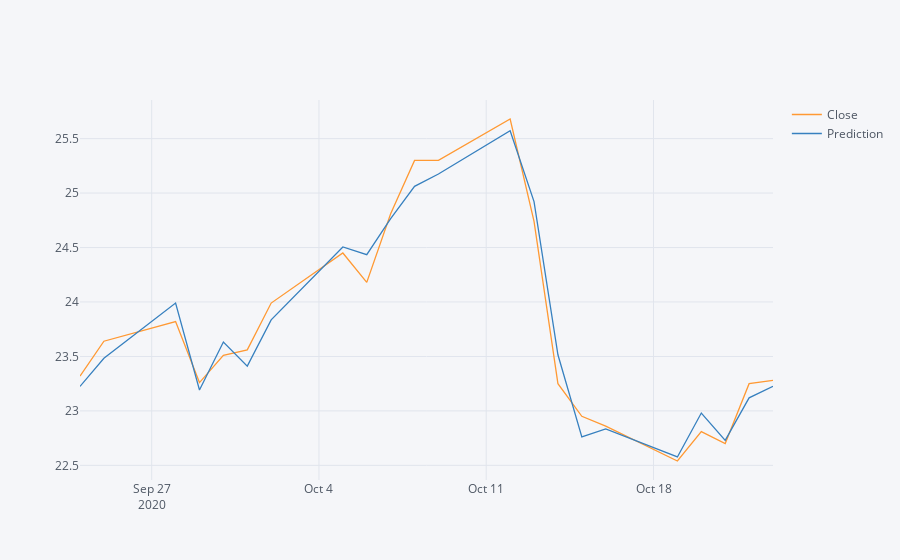
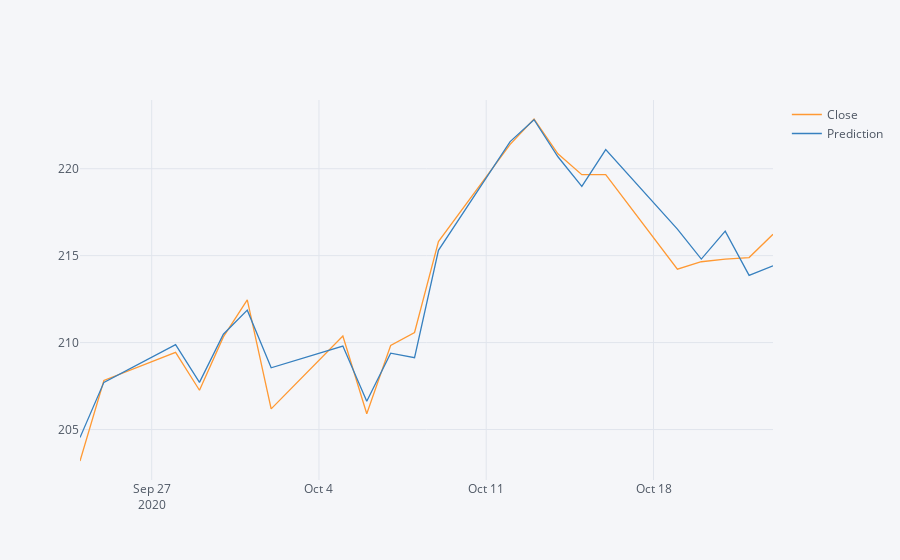
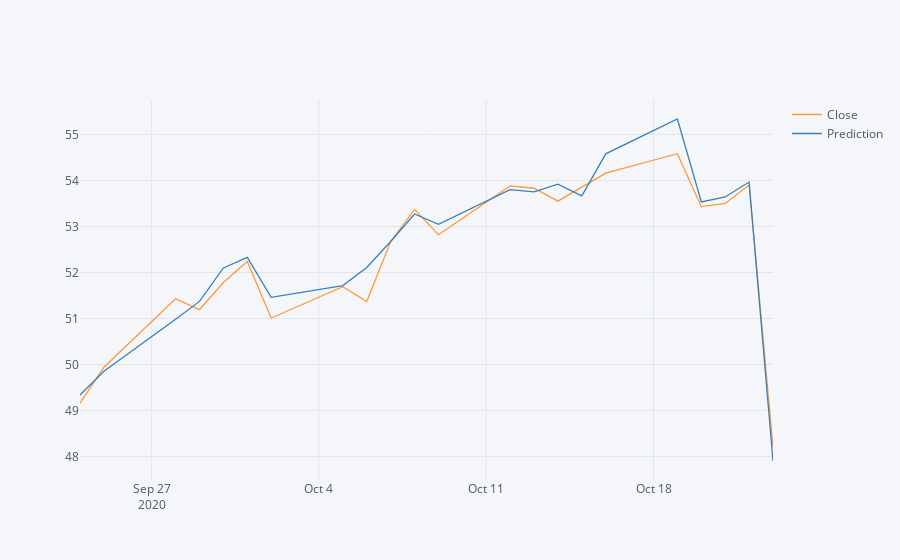
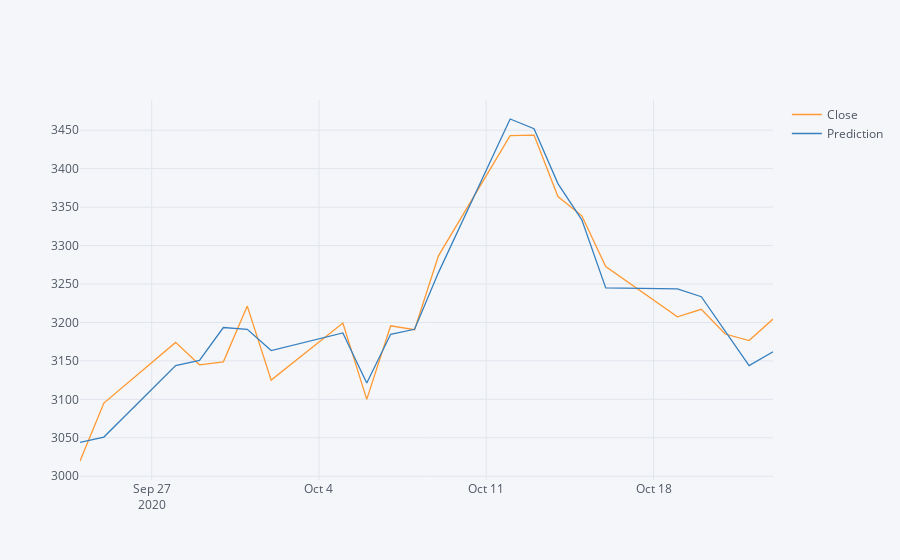

The code cell stored with these charts, in order, in its notebook:
### Markdown cell above
<h3>Plotting Actual vs Prediction</h3>

### Code cell
plot_values = ["Close", "Prediction"]

for key, history in selected_5d_history.items():
    print("For {}:".format(key))
    plotResults(history, plot_values)

### Figure 1 — Plotly figure (JSON) as saved in the notebook; plotly's stock layout.template omitted (floating-point values rounded to 4 significant figures)
{"data": [{"line": {"color": "rgba(255, 153, 51, 1.0)", "dash": "solid", "shape": "linear", "width": 1.3}, "mode": "lines", "name": "Close", "text": "", "type": "scatter", "x": ["2020-09-24", "2020-09-25", "2020-09-28", "2020-09-29", "2020-09-30", "2020-10-01", "2020-10-02", "2020-10-05", "2020-10-06", "2020-10-07", "2020-10-08", "2020-10-09", "2020-10-12", "2020-10-13", "2020-10-14", "2020-10-15", "2020-10-16", "2020-10-19", "2020-10-20", "2020-10-21", "2020-10-22", "2020-10-23"], "y": [23.32, 23.64, 23.82, 23.26, 23.51, 23.56, 23.99, 24.45, 24.18, 24.81, 25.3, 25.3, 25.68, 24.74, 23.25, 22.95, 22.86, 22.54, 22.81, 22.7, 23.25, 23.28]}, {"line": {"color": "rgba(55, 128, 191, 1.0)", "dash": "solid", "shape": "linear", "width": 1.3}, "mode": "lines", "name": "Prediction", "text": "", "type": "scatter", "x": ["2020-09-24", "2020-09-25", "2020-09-28", "2020-09-29", "2020-09-30", "2020-10-01", "2020-10-02", "2020-10-05", "2020-10-06", "2020-10-07", "2020-10-08", "2020-10-09", "2020-10-12", "2020-10-13", "2020-10-14", "2020-10-15", "2020-10-16", "2020-10-19", "2020-10-20", "2020-10-21", "2020-10-22", "2020-10-23"], "y": [23.23, 23.48, 23.99, 23.19, 23.63, 23.41, 23.84, 24.51, 24.43, 24.77, 25.06, 25.17, 25.57, 24.92, 23.52, 22.76, 22.83, 22.58, 22.98, 22.73, 23.12, 23.23]}], "layout": {"legend": {"bgcolor": "#F5F6F9", "font": {"color": "#4D5663"}}, "paper_bgcolor": "#F5F6F9", "plot_bgcolor": "#F5F6F9", "title": {"font": {"color": "#4D5663"}}, "xaxis": {"gridcolor": "#E1E5ED", "showgrid": true, "tickfont": {"color": "#4D5663"}, "title": {"font": {"color": "#4D5663"}, "text": ""}, "zerolinecolor": "#E1E5ED"}, "yaxis": {"gridcolor": "#E1E5ED", "showgrid": true, "tickfont": {"color": "#4D5663"}, "title": {"font": {"color": "#4D5663"}, "text": ""}, "zerolinecolor": "#E1E5ED"}}}

### Figure 2 — Plotly figure (JSON) as saved in the notebook; plotly's stock layout.template omitted (floating-point values rounded to 4 significant figures)
{"data": [{"line": {"color": "rgba(255, 153, 51, 1.0)", "dash": "solid", "shape": "linear", "width": 1.3}, "mode": "lines", "name": "Close", "text": "", "type": "scatter", "x": ["2020-09-24", "2020-09-25", "2020-09-28", "2020-09-29", "2020-09-30", "2020-10-01", "2020-10-02", "2020-10-05", "2020-10-06", "2020-10-07", "2020-10-08", "2020-10-09", "2020-10-12", "2020-10-13", "2020-10-14", "2020-10-15", "2020-10-16", "2020-10-19", "2020-10-20", "2020-10-21", "2020-10-22", "2020-10-23"], "y": [203.2, 207.8, 209.4, 207.3, 210.3, 212.5, 206.2, 210.4, 205.9, 209.8, 210.6, 215.8, 221.4, 222.9, 220.9, 219.7, 219.7, 214.2, 214.6, 214.8, 214.9, 216.2]}, {"line": {"color": "rgba(55, 128, 191, 1.0)", "dash": "solid", "shape": "linear", "width": 1.3}, "mode": "lines", "name": "Prediction", "text": "", "type": "scatter", "x": ["2020-09-24", "2020-09-25", "2020-09-28", "2020-09-29", "2020-09-30", "2020-10-01", "2020-10-02", "2020-10-05", "2020-10-06", "2020-10-07", "2020-10-08", "2020-10-09", "2020-10-12", "2020-10-13", "2020-10-14", "2020-10-15", "2020-10-16", "2020-10-19", "2020-10-20", "2020-10-21", "2020-10-22", "2020-10-23"], "y": [204.5, 207.7, 209.9, 207.7, 210.5, 211.9, 208.6, 209.8, 206.6, 209.4, 209.1, 215.3, 221.6, 222.8, 220.7, 219.0, 221.1, 216.5, 214.8, 216.4, 213.9, 214.4]}], "layout": {"legend": {"bgcolor": "#F5F6F9", "font": {"color": "#4D5663"}}, "paper_bgcolor": "#F5F6F9", "plot_bgcolor": "#F5F6F9", "title": {"font": {"color": "#4D5663"}}, "xaxis": {"gridcolor": "#E1E5ED", "showgrid": true, "tickfont": {"color": "#4D5663"}, "title": {"font": {"color": "#4D5663"}, "text": ""}, "zerolinecolor": "#E1E5ED"}, "yaxis": {"gridcolor": "#E1E5ED", "showgrid": true, "tickfont": {"color": "#4D5663"}, "title": {"font": {"color": "#4D5663"}, "text": ""}, "zerolinecolor": "#E1E5ED"}}}

### Figure 3 — Plotly figure (JSON) as saved in the notebook; plotly's stock layout.template omitted (floating-point values rounded to 4 significant figures)
{"data": [{"line": {"color": "rgba(255, 153, 51, 1.0)", "dash": "solid", "shape": "linear", "width": 1.3}, "mode": "lines", "name": "Close", "text": "", "type": "scatter", "x": ["2020-09-24", "2020-09-25", "2020-09-28", "2020-09-29", "2020-09-30", "2020-10-01", "2020-10-02", "2020-10-05", "2020-10-06", "2020-10-07", "2020-10-08", "2020-10-09", "2020-10-12", "2020-10-13", "2020-10-14", "2020-10-15", "2020-10-16", "2020-10-19", "2020-10-20", "2020-10-21", "2020-10-22", "2020-10-23"], "y": [49.16, 49.94, 51.43, 51.19, 51.78, 52.24, 51.01, 51.69, 51.37, 52.67, 53.37, 52.82, 53.88, 53.83, 53.55, 53.85, 54.16, 54.58, 53.43, 53.5, 53.9, 48.2]}, {"line": {"color": "rgba(55, 128, 191, 1.0)", "dash": "solid", "shape": "linear", "width": 1.3}, "mode": "lines", "name": "Prediction", "text": "", "type": "scatter", "x": ["2020-09-24", "2020-09-25", "2020-09-28", "2020-09-29", "2020-09-30", "2020-10-01", "2020-10-02", "2020-10-05", "2020-10-06", "2020-10-07", "2020-10-08", "2020-10-09", "2020-10-12", "2020-10-13", "2020-10-14", "2020-10-15", "2020-10-16", "2020-10-19", "2020-10-20", "2020-10-21", "2020-10-22", "2020-10-23"], "y": [49.34, 49.85, 50.98, 51.37, 52.1, 52.33, 51.46, 51.71, 52.11, 52.67, 53.27, 53.04, 53.8, 53.75, 53.92, 53.66, 54.58, 55.34, 53.53, 53.64, 53.97, 47.9]}], "layout": {"legend": {"bgcolor": "#F5F6F9", "font": {"color": "#4D5663"}}, "paper_bgcolor": "#F5F6F9", "plot_bgcolor": "#F5F6F9", "title": {"font": {"color": "#4D5663"}}, "xaxis": {"gridcolor": "#E1E5ED", "showgrid": true, "tickfont": {"color": "#4D5663"}, "title": {"font": {"color": "#4D5663"}, "text": ""}, "zerolinecolor": "#E1E5ED"}, "yaxis": {"gridcolor": "#E1E5ED", "showgrid": true, "tickfont": {"color": "#4D5663"}, "title": {"font": {"color": "#4D5663"}, "text": ""}, "zerolinecolor": "#E1E5ED"}}}

### Figure 4 — Plotly figure (JSON) as saved in the notebook; plotly's stock layout.template omitted (floating-point values rounded to 4 significant figures)
{"data": [{"line": {"color": "rgba(255, 153, 51, 1.0)", "dash": "solid", "shape": "linear", "width": 1.3}, "mode": "lines", "name": "Close", "text": "", "type": "scatter", "x": ["2020-09-24", "2020-09-25", "2020-09-28", "2020-09-29", "2020-09-30", "2020-10-01", "2020-10-02", "2020-10-05", "2020-10-06", "2020-10-07", "2020-10-08", "2020-10-09", "2020-10-12", "2020-10-13", "2020-10-14", "2020-10-15", "2020-10-16", "2020-10-19", "2020-10-20", "2020-10-21", "2020-10-22", "2020-10-23"], "y": [3020.0, 3095.0, 3174.0, 3145.0, 3149.0, 3221.0, 3125, 3199.0, 3100.0, 3196.0, 3191.0, 3287.0, 3443.0, 3444.0, 3364.0, 3339.0, 3273.0, 3207.0, 3217.0, 3185.0, 3176.0, 3204.0]}, {"line": {"color": "rgba(55, 128, 191, 1.0)", "dash": "solid", "shape": "linear", "width": 1.3}, "mode": "lines", "name": "Prediction", "text": "", "type": "scatter", "x": ["2020-09-24", "2020-09-25", "2020-09-28", "2020-09-29", "2020-09-30", "2020-10-01", "2020-10-02", "2020-10-05", "2020-10-06", "2020-10-07", "2020-10-08", "2020-10-09", "2020-10-12", "2020-10-13", "2020-10-14", "2020-10-15", "2020-10-16", "2020-10-19", "2020-10-20", "2020-10-21", "2020-10-22", "2020-10-23"], "y": [3044.0, 3051.0, 3144.0, 3151.0, 3193.0, 3191.0, 3163.0, 3186.0, 3121.0, 3185.0, 3191.0, 3265.0, 3465.0, 3452.0, 3381.0, 3334.0, 3245.0, 3244.0, 3233.0, 3188.0, 3144.0, 3162.0]}], "layout": {"legend": {"bgcolor": "#F5F6F9", "font": {"color": "#4D5663"}}, "paper_bgcolor": "#F5F6F9", "plot_bgcolor": "#F5F6F9", "title": {"font": {"color": "#4D5663"}}, "xaxis": {"gridcolor": "#E1E5ED", "showgrid": true, "tickfont": {"color": "#4D5663"}, "title": {"font": {"color": "#4D5663"}, "text": ""}, "zerolinecolor": "#E1E5ED"}, "yaxis": {"gridcolor": "#E1E5ED", "showgrid": true, "tickfont": {"color": "#4D5663"}, "title": {"font": {"color": "#4D5663"}, "text": ""}, "zerolinecolor": "#E1E5ED"}}}
